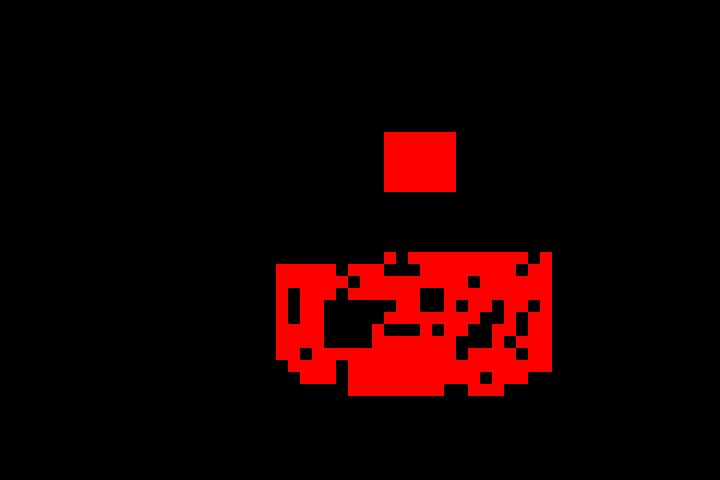

A 2D game scene composited from a Tiled map and its tileset images. What follows is a short description and the map's XML, with each tile layer's data collapsed to a summary:
An orthogonal 60x40 tile map with 12x12 px tiles, 1 tile layer (battlezone), 5 hidden layers not drawn, 2 tilesets.

<map version="1.9" tiledversion="1.9.0" orientation="orthogonal" renderorder="right-down" width="60" height="40" tilewidth="12" tileheight="12" infinite="0" nextlayerid="10" nextobjectid="1">
 <editorsettings>
  <export target="C:/Users/jatin jain/Downloads/currmap.json" format="json" />
 </editorsettings>
 <tileset firstgid="1" source="tiles.tsx" />
 <tileset firstgid="1025" source="collision.tsx" />
 <layer id="1" name="water" width="60" height="40" visible="0">
  <data>[2400 cells, 2400 non-empty, 9 distinct tile ids]</data>
 </layer>
 <layer id="2" name="island" width="60" height="40" visible="0">
  <data>[2400 cells, 2133 non-empty, 125 distinct tile ids]</data>
 </layer>
 <layer id="3" name="household" width="60" height="40" visible="0">
  <data>[2400 cells, 1139 non-empty, 261 distinct tile ids]</data>
 </layer>
 <layer id="8" name="collision" width="60" height="40" visible="0">
  <data>[2400 cells, 384 non-empty, 1 distinct tile ids]</data>
 </layer>
 <layer id="7" name="foreground" width="60" height="40" visible="0">
  <data>[2400 cells, 186 non-empty, 38 distinct tile ids]</data>
 </layer>
 <layer id="9" name="battlezone" width="60" height="40">
  <data>[2400 cells, 221 non-empty, 1 distinct tile ids]</data>
 </layer>
</map>
